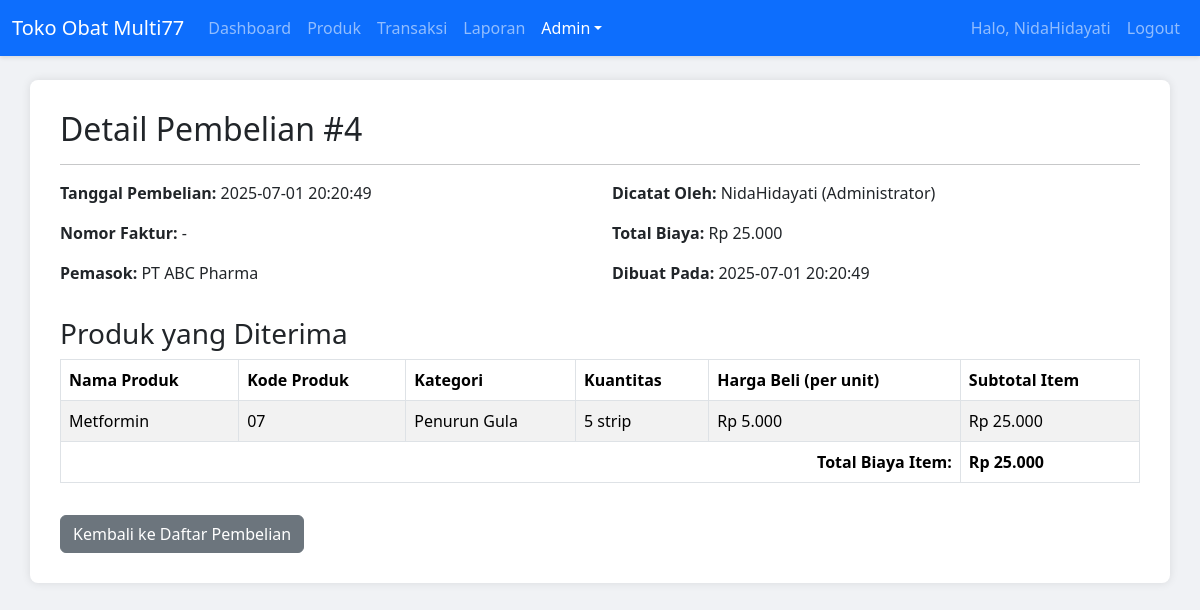
Screenshot of /view_purchase.php?id=4 (signed in) with the database file from the repository.
### tables this page shows
CREATE TABLE `purchases` (
  `purchase_id` int(11) NOT NULL,
  `purchase_date` datetime NOT NULL DEFAULT current_timestamp(),
  `total_cost` decimal(10,2) NOT NULL,
  `supplier_id` int(11) NOT NULL,
  `invoice_number` varchar(100) DEFAULT NULL,
  `user_id` int(11) NOT NULL,
  `notes` text DEFAULT NULL,
  `created_at` datetime NOT NULL DEFAULT current_timestamp(),
  `updated_at` datetime NOT NULL DEFAULT current_timestamp() ON UPDATE current_timestamp()
);

CREATE TABLE `suppliers` (
  `supplier_id` int(11) NOT NULL,
  `supplier_name` varchar(200) NOT NULL,
  `contact_person` varchar(100) DEFAULT NULL,
  `phone_number` varchar(20) DEFAULT NULL,
  `email` varchar(100) DEFAULT NULL,
  `address` text DEFAULT NULL,
  `created_at` timestamp NOT NULL DEFAULT current_timestamp(),
  `updated_at` timestamp NOT NULL DEFAULT current_timestamp() ON UPDATE current_timestamp()
);

CREATE TABLE `users` (
  `user_id` int(11) NOT NULL,
  `username` varchar(100) NOT NULL,
  `password` varchar(255) NOT NULL,
  `full_name` varchar(200) NOT NULL,
  `email` varchar(100) DEFAULT NULL,
  `phone_number` varchar(20) DEFAULT NULL,
  `address` text DEFAULT NULL,
  `role_id` int(11) NOT NULL,
  `is_active` tinyint(1) DEFAULT 1,
  `created_at` timestamp NOT NULL DEFAULT current_timestamp(),
  `updated_at` timestamp NOT NULL DEFAULT current_timestamp() ON UPDATE current_timestamp()
);

CREATE TABLE `roles` (
  `role_id` int(11) NOT NULL,
  `role_name` varchar(50) NOT NULL,
  `description` text DEFAULT NULL,
  `created_at` timestamp NOT NULL DEFAULT current_timestamp(),
  `updated_at` timestamp NOT NULL DEFAULT current_timestamp() ON UPDATE current_timestamp()
);

CREATE TABLE `purchase_items` (
  `purchase_item_id` int(11) NOT NULL,
  `purchase_id` int(11) NOT NULL,
  `product_id` int(11) NOT NULL,
  `quantity` int(11) NOT NULL,
  `purchase_price` decimal(10,2) NOT NULL,
  `created_at` datetime NOT NULL DEFAULT current_timestamp()
);

CREATE TABLE `products` (
  `product_id` int(11) NOT NULL,
  `product_name` varchar(255) NOT NULL,
  `category_id` int(11) NOT NULL,
  `product_price` decimal(10,2) DEFAULT NULL,
  `product_stock` int(11) DEFAULT NULL,
  `unit_id` int(11) NOT NULL,
  `created_by` int(11) DEFAULT NULL,
  `is_active` tinyint(1) NOT NULL DEFAULT 1,
  `updated_by` int(11) DEFAULT NULL,
  `supplier_id` int(11) DEFAULT NULL,
  `selling_price` decimal(10,2) NOT NULL,
  `min_stock` int(11) DEFAULT 10,
  `expiration_date` date DEFAULT NULL,
  `created_at` timestamp NOT NULL DEFAULT current_timestamp(),
  `updated_at` timestamp NOT NULL DEFAULT current_timestamp() ON UPDATE current_timestamp(),
  `image` varchar(255) DEFAULT NULL,
  `product_purchase_price` decimal(10,2) DEFAULT 0.00,
  `product_code` varchar(20) DEFAULT NULL,
  `product_description` text DEFAULT NULL
);

CREATE TABLE `categories` (
  `category_id` int(11) NOT NULL,
  `category_name` varchar(100) NOT NULL,
  `description` text DEFAULT NULL,
  `created_at` timestamp NOT NULL DEFAULT current_timestamp(),
  `updated_at` timestamp NOT NULL DEFAULT current_timestamp() ON UPDATE current_timestamp()
);

CREATE TABLE `units` (
  `unit_id` int(11) NOT NULL,
  `unit_name` varchar(50) NOT NULL,
  `description` text DEFAULT NULL,
  `created_at` timestamp NOT NULL DEFAULT current_timestamp(),
  `updated_at` timestamp NOT NULL DEFAULT current_timestamp() ON UPDATE current_timestamp()
);

### view_purchase.php (the view, shortened to what this page needs)
<?php
require_once 'config/database.php';
$purchase = null;
$purchase_items = [];
if (isset($_GET['id'])) {
    $purchase_id = $conn->real_escape_string($_GET['id']);
    $sql_purchase = "SELECT
                        p.purchase_id,
                        p.purchase_date,
                        p.total_cost,
                        s.supplier_name,
                        u.username,
                        r.role_name AS user_role,
                        p.invoice_number,
                        p.notes,
                        p.created_at
                    FROM
                        purchases p
                    JOIN
                        suppliers s ON p.supplier_id = s.supplier_id
                    JOIN
                        users u ON p.user_id = u.user_id
                    JOIN
                        roles r ON u.role_id = r.role_id
                    WHERE
                        p.purchase_id = '$purchase_id'";
    $result_purchase = $conn->query($sql_purchase);
    if ($result_purchase && $result_purchase->num_rows > 0) {
        $purchase = $result_purchase->fetch_assoc();
        $sql_items = "SELECT
                        pi.quantity,
                        pi.purchase_price,
                        prod.product_name,
                        prod.product_code,
                        cat.category_name,
                        unit.unit_name
                    FROM
                        purchase_items pi
                    JOIN
                        products prod ON pi.product_id = prod.product_id
                    LEFT JOIN -- LEFT JOIN karena tidak semua produk mungkin punya kategori/supplier/unit di awal
                        categories cat ON prod.category_id = cat.category_id
                    LEFT JOIN
                        units unit ON prod.unit_id = unit.unit_id
                    WHERE
                        pi.purchase_id = '$purchase_id'";
        $result_items = $conn->query($sql_items);
        if ($result_items && $result_items->num_rows > 0) {
            while ($row = $result_items->fetch_assoc()) {
                $purchase_items[] = $row;
            }
        } else {
            $_SESSION['message'] = "Tidak ada detail item untuk pembelian ini.";
            $_SESSION['message_type'] = "warning";
        }
    } else {
        $_SESSION['message'] = "Pembelian tidak ditemukan.";
        $_SESSION['message_type'] = "danger";
        header("Location: purchases.php");
        exit();
    }
} else {
    $_SESSION['message'] = "ID Pembelian tidak diberikan.";
    $_SESSION['message_type'] = "danger";
    header("Location: purchases.php");
    exit();
}
?>
<!DOCTYPE html>
<html lang="en">
<head>
    <link href="https://cdn.jsdelivr.net/npm/bootstrap@5.3.3/dist/css/bootstrap.min.css" rel="stylesheet">
</head>
<body>
    <nav class="navbar navbar-expand-lg navbar-dark bg-primary">
        <div class="container-fluid">
            <a class="navbar-brand" href="dashboard.php">Toko Obat Multi77</a>
            <div class="collapse navbar-collapse" id="navbarNav">
                <ul class="navbar-nav me-auto mb-2 mb-lg-0">
                    <li class="nav-item"><a class="nav-link" href="dashboard.php">Dashboard</a></li>
                    <li class="nav-item"><a class="nav-link" href="products.php">Produk</a></li>
                    <li class="nav-item"><a class="nav-link" href="transactions.php">Transaksi</a></li>
                    <li class="nav-item"><a class="nav-link" href="reports.php">Laporan</a></li>
                    <?php if (isset($_SESSION['role_id']) && $_SESSION['role_id'] == 1): ?>
                    <li class="nav-item dropdown">
                        <a class="nav-link dropdown-toggle active" aria-current="page" href="#" id="navbarDropdown" role="button" data-bs-toggle="dropdown" aria-expanded="false">Admin</a>
                    </li>
                    <?php endif; ?>
                </ul>
                <ul class="navbar-nav">
                    <li class="nav-item">
                        <a class="nav-link" href="#">Halo, <?php echo htmlspecialchars($_SESSION['username']); ?></a>
                    </li>
                    <li class="nav-item">
                        <a class="nav-link" href="logout.php">Logout</a>
                    </li>
                </ul>
            </div>
        </div>
    </nav>
    <div class="container mt-4">
        <?php if ($purchase): ?>
            <h2>Detail Pembelian #<?php echo htmlspecialchars($purchase['purchase_id']); ?></h2>
            <hr>
            <div class="row mb-3">
                <div class="col-md-6">
                    <p><strong>Tanggal Pembelian:</strong> <?php echo htmlspecialchars($purchase['purchase_date']); ?></p>
                    <p><strong>Nomor Faktur:</strong> <?php echo htmlspecialchars($purchase['invoice_number'] ?? '-'); ?></p>
                    <p><strong>Pemasok:</strong> <?php echo htmlspecialchars($purchase['supplier_name']); ?></p>
                </div>
                <div class="col-md-6">
                    <p><strong>Dicatat Oleh:</strong> <?php echo htmlspecialchars($purchase['username']); ?> (<?php echo htmlspecialchars($purchase['user_role']); ?>)</p>
                    <p><strong>Total Biaya:</strong> Rp <?php echo number_format($purchase['total_cost'], 0, ',', '.'); ?></p>
                    <p><strong>Dibuat Pada:</strong> <?php echo htmlspecialchars($purchase['created_at']); ?></p>
                </div>
            </div>
            <h3>Produk yang Diterima</h3>
            <?php if (!empty($purchase_items)): ?>
                <div class="table-responsive">
                    <table class="table table-striped table-bordered table-hover">
                        <thead>
                            <tr>
                                <th>Nama Produk</th>
                                <th>Kode Produk</th>
                                <th>Kategori</th>
                                <th>Kuantitas</th>
                                <th>Harga Beli (per unit)</th>
                                <th>Subtotal Item</th>
                            </tr>
                        </thead>
                        <tbody>
                            <?php
                            $calculated_total_items_cost = 0;
                            foreach ($purchase_items as $item):
                                $item_subtotal = $item['quantity'] * $item['purchase_price'];
                                $calculated_total_items_cost += $item_subtotal;
                            ?>
                            <tr>
                                <td><?php echo htmlspecialchars($item['product_name']); ?></td>
                                <td><?php echo htmlspecialchars($item['product_code'] ?? '-'); ?></td>
                                <td><?php echo htmlspecialchars($item['category_name'] ?? '-'); ?></td>
                                <td><?php echo htmlspecialchars($item['quantity']); ?> <?php echo htmlspecialchars($item['unit_name'] ?? ''); ?></td>
                                <td>Rp <?php echo number_format($item['purchase_price'], 0, ',', '.'); ?></td>
                                <td>Rp <?php echo number_format($item_subtotal, 0, ',', '.'); ?></td>
                            </tr>
                            <?php endforeach; ?>
                        </tbody>
                        <tfoot>
                            <tr>
                                <th colspan="5" class="text-end">Total Biaya Item:</th>
                                <th>Rp <?php echo number_format($calculated_total_items_cost, 0, ',', '.'); ?></th>
                            </tr>
                        </tfoot>
                    </table>
                </div>
            <?php else: ?>
                <div class="alert alert-warning">Tidak ada produk yang tercatat dalam pembelian ini.</div>
            <?php endif; ?>
            <a href="purchases.php" class="btn btn-secondary mt-3">Kembali ke Daftar Pembelian</a>
            <?php endif; ?>
    </div>
</body>
</html>

### view_purchase.php (style rules this page uses)
body { background-color: #f0f2f5; }
.navbar { box-shadow: 0 2px 4px rgba(0,0,0,.1); }
.container { background-color: #fff; padding: 30px; border-radius: 8px; box-shadow: 0 0 10px rgba(0,0,0,0.1); }

### rows the page displays
purchases: purchase_id "4", purchase_date "2025-07-01 20:20:49", invoice_number "-", supplier.supplier_name "PT ABC Pharma", user.username "NidaHidayati", roles.role_name "Administrator", total_cost "25.000", created_at "2025-07-01 20:20:49"
purchase_items: product.product_name "Metformin", product.product_code "07", categories.category_name "Penurun Gula", quantity "5", units.unit_name "strip", purchase_price "5.000", item_subtotal "25.000"

### other values shown
$_SESSION['username'] "NidaHidayati"
$calculated_total_items_cost "25.000"
